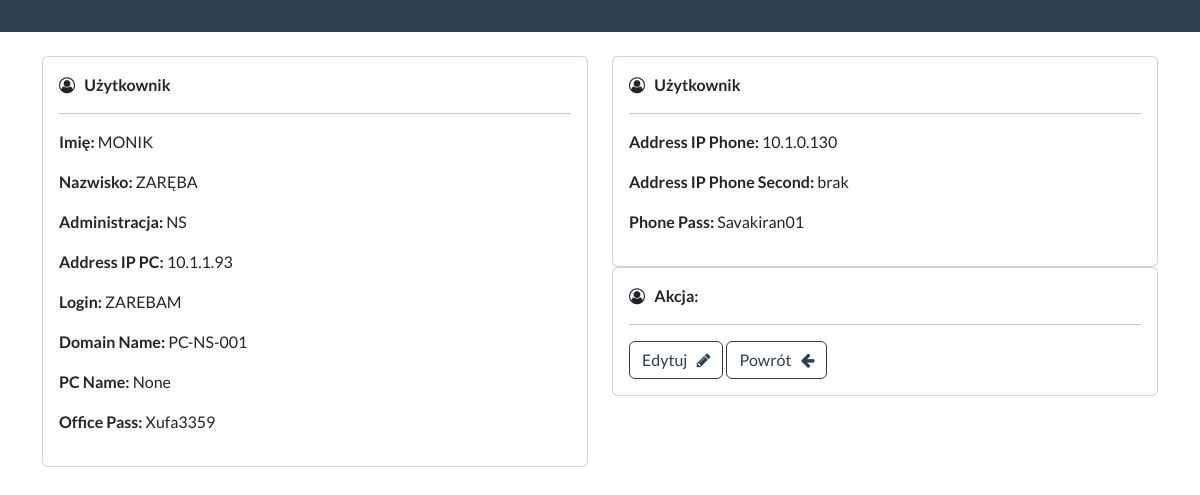
The app's page /it/user/1/ with its own data.
### it/models.py (models this page shows, shortened)
class UsersIT(models.Model):
	name = models.CharField(max_length=100, null=True, blank=True)
	surname = models.CharField(max_length=100, null=True, blank=True)
	administration = models.CharField(max_length=3, null=True, blank=True)
	address_ip_pc = models.CharField(max_length=20, null=True, blank=True)
	login = models.CharField(max_length=20, null=True, blank=True)
	domain_name = models.CharField(max_length=30, null=True, blank=True)
	pc_name = models.CharField(max_length=20, null=True, blank=True)
	office_pass = models.CharField(max_length=10, null=True, blank=True)
	address_ip_phone = models.CharField(max_length=20, null=True, blank=True)
	address_ip_phone_second = models.CharField(max_length=20, null=True, blank=True)
	phone_pass = models.CharField(max_length=20, null=True, blank=True)

### it/views.py (the view)
# urls.py: path('user/<int:user_id>/', views.user_detail_it, name='user_detail_it'),
def user_detail_it(request, user_id):
    user = get_object_or_404(UsersIT, pk=user_id)
    return render(request, 'detail-it.html', {'user': user})

### it/templates/detail-it.html (shortened to what this page needs)
{% extends 'base-it.html' %}
{% load static %}
{% block content %}
    <div class="row">
        <div class="col-sm-6 mb-3 mb-sm-0">
            <div class="card">
                <div class="card-body">
                    <i class="fa fa-user-circle-o" aria-hidden="true"></i> &nbsp;
                    <strong>Użytkownik</strong>
                    <hr>
                    <p><strong>Imię:</strong> {{ user.name }}</p>
                    <p><strong>Nazwisko:</strong> {{ user.surname }}</p>
                    <p><strong>Administracja:</strong> {{ user.administration }}</p>
                    <p><strong>Address IP PC:</strong> {{ user.address_ip_pc }}</p>
                    <p><strong>Login:</strong> {{ user.login }}</p>
                    <p><strong>Domain Name:</strong> {{ user.domain_name }}</p>
                    <p><strong>PC Name:</strong> {{ user.pc_name }}</p>
                    <p><strong>Office Pass:</strong> {{ user.office_pass }}</p>
                </div>
            </div>
        </div>
        <div class="col-sm-6 mb-3 mb-sm-0">
            <div class="card">
                <div class="card-body">
                    <i class="fa fa-user-circle-o" aria-hidden="true"></i> &nbsp;
                    <strong>Użytkownik</strong>
                    <hr>
                    <p><strong>Address IP Phone:</strong> {{ user.address_ip_phone }}</p>
                    <p><strong>Address IP Phone Second:</strong> {{ user.address_ip_phone_second }}</p>
                    <p><strong>Phone Pass:</strong> {{ user.phone_pass }}</p>
                </div>
            </div>
            <div class="card">
                <div class="card-body">
                    <i class="fa fa-user-circle-o" aria-hidden="true"></i> &nbsp;
                    <strong>Akcja:</strong>
                    <hr>
                    <a href="{% url 'update_user_it' user_id=user.id %}" class="btn btn-outline-primary"> Edytuj &nbsp; <i
                            class="fa fa-pencil"></i> </a>
                    <a href="{% url 'dashboard_it' %}" class="btn btn-outline-primary"> Powrót &nbsp; <i
                            class="fa fa-arrow-left"></i> </a>
                </div>
            </div>
        </div>
    </div>
{% endblock %}

### records on screen
UsersIT: name "MONIK", surname "ZARĘBA", administration "NS", address_ip_pc "10.1.1.93", login "ZAREBAM", domain_name "PC-NS-001", pc_name "None", office_pass "Xufa3359", address_ip_phone "10.1.0.130", address_ip_phone_second "brak", phone_pass "Savakiran01"
